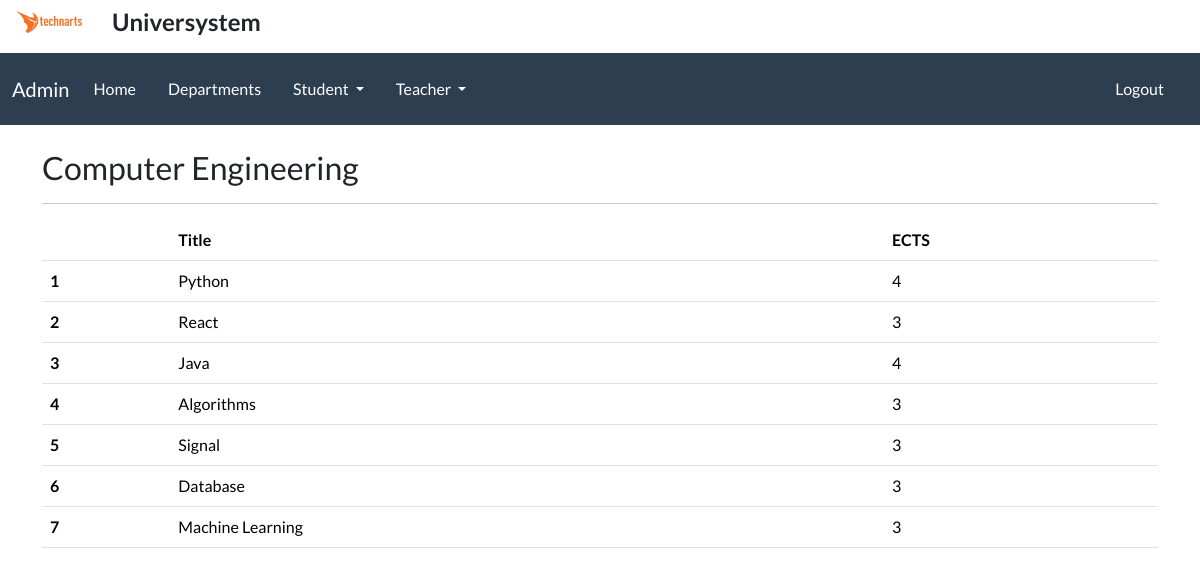
The app's page /department/computer-engineering/ (signed in) with its own data.
### baseapp/models.py (models this page shows, shortened)
class Department(models.Model):
    title = models.CharField(max_length=150)
    capacity = models.IntegerField(default=10)
    slug = models.SlugField(db_index=True, unique=True,
                            blank=True, null=False, editable=False)

class Lesson(models.Model):
    title = models.CharField(max_length=100)
    ects = models.IntegerField()
    category = models.ManyToManyField(Department)
    capacity = models.IntegerField(default=3)  # Course capacity
    course_hour = models.ForeignKey(
        CourseHour, on_delete=models.CASCADE, blank=True, null=True)

### baseapp/views.py (the view)
# urls.py: path('department/<slug:slug>/', LessonView.as_view(), name='lesson'),
class LessonView(LoginRequiredMixin, View):
    def get(self, request, slug):
        context = {
            'lessons': Lesson.objects.filter(category__slug=slug),
            'all_lessons': Lesson.objects.all(),
            'departments': Department.objects.get(slug=slug),
        }
        return render(request, 'baseapp/lesson.html', context)

### baseapp/templates/baseapp/lesson.html
{% extends 'base.html' %} {% block title %}Lessons{% endblock title %} {% block content %}
<div class="container mt-4">
  <h3>{{ departments.title }}</h3>
  <hr />
  <table class="table">
    <thead>
      <tr>
        <th scope="col"></th>
        <th scope="col">Title</th>
        <th scope="col">ECTS</th>
      </tr>
    </thead>
    {% for lesson in lessons %}
    <tbody>
      <tr>
        <th scope="row">{{ forloop.counter }}</th>
        <td>{{ lesson.title }}</td>
        <td>{{ lesson.ects }}</td>
      </tr>
    </tbody>
    {% endfor %}
  </table>
</div>
{% endblock content %}

### records on screen
Department: title "Computer Engineering"
Lesson: title "Python", ects "4"
Lesson: title "React", ects "3"
Lesson: title "Java", ects "4"
Lesson: title "Algorithms", ects "3"
Lesson: title "Signal", ects "3"
Lesson: title "Database", ects "3"
Lesson: title "Machine Learning", ects "3"
